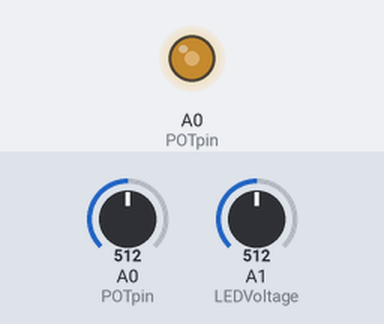
The sketch below on a simulated Arduino Zero (SAMD21). Parts: output pins drawn as LEDs (lit = HIGH). Inputs (shaded band) come from the test bench; at power-on: A0 (POTpin) = 512, A1 (LEDVoltage) = 512 (analog values on the 0–1023 scale). What the sketch prints to the serial monitor is not drawn.

Above: at 1.2 s.
1.3 s: A0 (POTpin) set to 716
At 1.6 s:
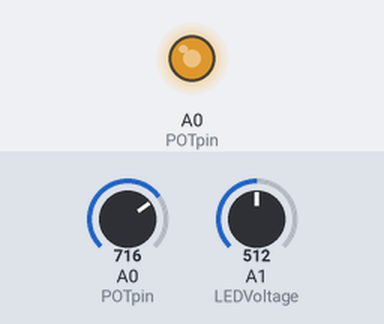
2.8 s: A0 (POTpin) set to 900
At 4.0 s:
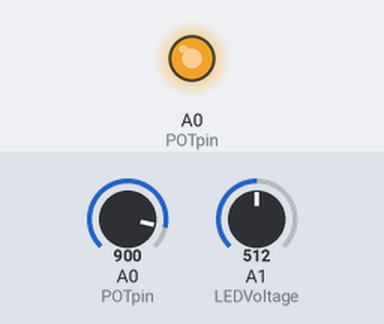
4.3 s: A0 (POTpin) set to 122
At 5.2 s:
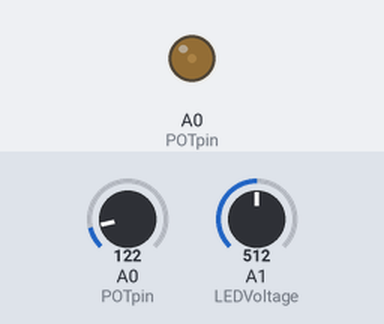
5.8 s: A0 (POTpin) set to 0
At 6.3 s:
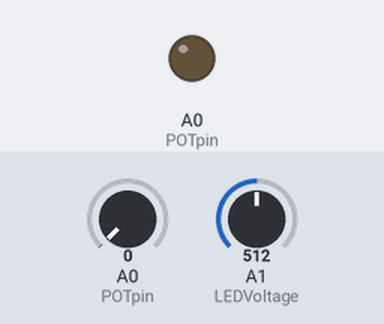
7.3 s: A0 (POTpin) set to 511
At 8.6 s:
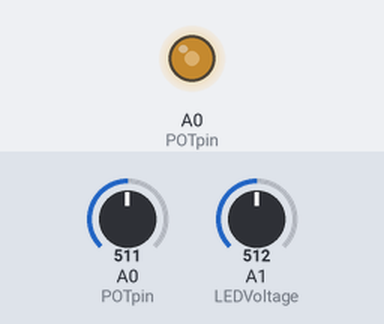
Timing chart, 0 to 9.8 s (numbered marks = the images above; inputs shaded):
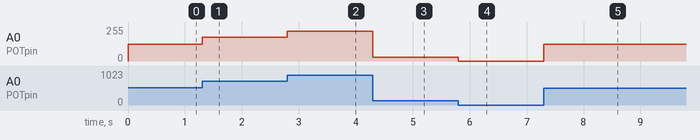

The sketch:

ex_3_5_ReadAndWrite.ino
```cpp
#define POTpin A0
#define LEDVoltage A1
#define LED 10
#define DACpin DAC0


void setup() {
  // initialize serial communication at 9600 bits per second:
  SerialUSB.begin(9600);
  while(!SerialUSB){};
   analogReadResolution(10);
  analogWriteResolution(10);
}

// the loop routine runs over and over again forever:
void loop() {
//  delay(100);

  int potValue = analogRead(POTpin); // read the input on analog pin 0
  SerialUSB.print("Pot Reading: ");
  SerialUSB.println(potValue);   // print out the value by serial
  int pwmValue=potValue;
  analogWrite(DACpin, pwmValue);

  int voltageReading =analogRead(LEDVoltage);
  SerialUSB.print("LED Voltage: ");
  SerialUSB.println(voltageReading);   // print out the value by serial

}
```

Measured:
- after the input at 1.3 s, A0 (POTpin): 127/255 → 178/255 at once
- after the input at 2.8 s, A0 (POTpin): 178/255 → 224/255 at once
- after the input at 4.3 s, A0 (POTpin): 224/255 → 30/255 at once
- after the input at 5.8 s, A0 (POTpin): 30/255 → 0/255 at once
- after the input at 7.3 s, A0 (POTpin): 0/255 → 127/255 at once
